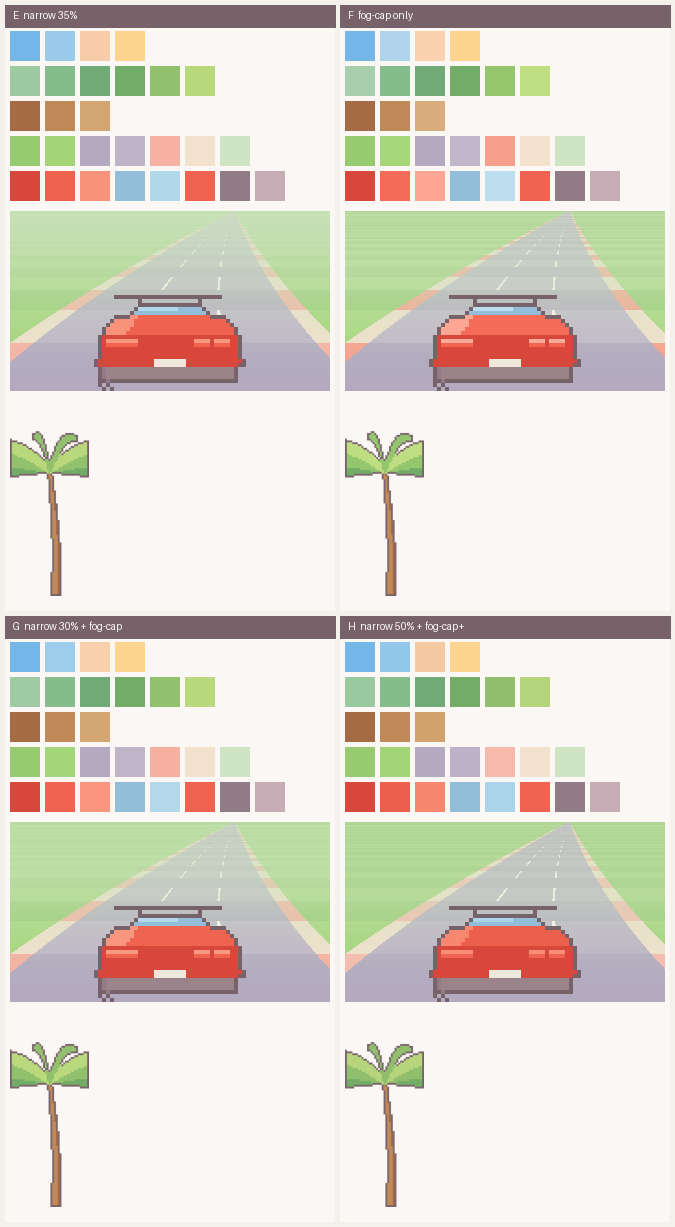

This figure's Python source:
#!/usr/bin/env python3
"""Four follow-up candidates, all starting from C's saturation (+85%). The
complaint was "the pale end is too pale" -- two independent fixes, crossed:

  narrow: pull each colour's light variant toward its dark sibling (in S and
          V), so the light end reads less washed-out without touching the
          already-good dark end.
  fog:    cap how far distance fade can wash a colour toward FOG, instead of
          letting it approach pure FOG colour at the horizon.

E = narrow only   F = fog-cap only   G = both (moderate)   H = both (strong)
"""

import colorsys
import math
import struct
import zlib

from PIL import Image, ImageDraw

BASE = dict(
    INK=(120, 98, 106), INK2=(154, 132, 138),
    SKY_TOP=(172, 206, 232), SKY_MID=(206, 224, 236), SKY_LOW=(250, 230, 212),
    CLOUD=(253, 248, 244), SUN=(253, 232, 196),
    HILL_FAR=(188, 206, 190), HILL_NEAR=(160, 188, 164), TREELINE=(140, 170, 144),
    LEAF_D=(142, 172, 136), LEAF_M=(172, 198, 152), LEAF_L=(206, 222, 174),
    WOOD_D=(164, 134, 114), WOOD_M=(192, 164, 138), WOOD_L=(216, 194, 168),
    ROAD_L=(198, 194, 202), ROAD_D=(186, 182, 192),
    GRASS_L=(190, 216, 168), GRASS_D=(176, 204, 156),
    RUMBLE_L=(248, 202, 192), RUMBLE_D=(242, 234, 224),
    LANE=(252, 248, 242), FOG=(218, 228, 212),
    CORAL=(244, 172, 162), CORAL_D=(216, 140, 134), CORAL_L=(252, 208, 198),
    GLASS=(214, 230, 238), GLASS_D=(182, 204, 218),
    LAMP=(240, 166, 156), LAMP_L=(250, 210, 200),
    TYRE=(144, 134, 140), TYRE_D=(120, 110, 118),
    CREAM=(250, 242, 228), PLATE=(238, 232, 220), SHADOW=(198, 186, 190),
)
NO_BOOST = {"INK", "INK2", "CLOUD", "LANE", "CREAM", "PLATE"}
SAT_K = 0.85  # candidate C's level, fixed for all 4 here

# (dark_key, light_key) pairs -- pull light toward dark by `narrow` fraction
PAIRS = [
    ("SKY_TOP", "SKY_MID"), ("SKY_MID", "SKY_LOW"),
    ("HILL_NEAR", "HILL_FAR"),
    ("LEAF_D", "LEAF_M"), ("LEAF_M", "LEAF_L"),
    ("WOOD_M", "WOOD_L"),
    ("GRASS_D", "GRASS_L"),
    ("ROAD_D", "ROAD_L"),
    ("RUMBLE_D", "RUMBLE_L"),
    ("CORAL_D", "CORAL"), ("CORAL", "CORAL_L"),
    ("GLASS_D", "GLASS"),
    ("LAMP", "LAMP_L"),
]

CANDIDATES = [
    ("E  narrow 35%", dict(narrow=0.35, fog_floor=0.0)),
    ("F  fog-cap only", dict(narrow=0.0, fog_floor=0.45)),
    ("G  narrow 30% + fog-cap", dict(narrow=0.30, fog_floor=0.35)),
    ("H  narrow 50% + fog-cap+", dict(narrow=0.50, fog_floor=0.55)),
]


def hboost(c, k):
    r, g, b = c
    h, s, v = colorsys.rgb_to_hsv(r / 255, g / 255, b / 255)
    s = min(1.0, s * (1 + k) + 0.02)
    r2, g2, b2 = colorsys.hsv_to_rgb(h, s, v)
    return (r2 * 255, g2 * 255, b2 * 255)


def narrow_toward(light_c, dark_c, amount):
    """Pull light_c's S and V toward dark_c's, keep light_c's hue."""
    lh, ls, lv = colorsys.rgb_to_hsv(*(x / 255 for x in light_c))
    _, ds, dv = colorsys.rgb_to_hsv(*(x / 255 for x in dark_c))
    ns = ls + (ds - ls) * amount
    nv = lv + (dv - lv) * amount * 0.6  # value less aggressively (avoid muddying)
    r, g, b = colorsys.hsv_to_rgb(lh, min(1.0, ns), nv)
    return (round(r * 255), round(g * 255), round(b * 255))


def palette_for(narrow):
    pal = {name: (tuple(round(x) for x in c) if name in NO_BOOST else tuple(round(x) for x in hboost(c, SAT_K)))
           for name, c in BASE.items()}
    if narrow > 0:
        for dark_key, light_key in PAIRS:
            pal[light_key] = narrow_toward(pal[light_key], pal[dark_key], narrow)
    return pal


ROW_KEYS = [
    ["SKY_TOP", "SKY_MID", "SKY_LOW", "SUN"],
    ["HILL_FAR", "HILL_NEAR", "TREELINE", "LEAF_D", "LEAF_M", "LEAF_L"],
    ["WOOD_D", "WOOD_M", "WOOD_L"],
    ["GRASS_D", "GRASS_L", "ROAD_D", "ROAD_L", "RUMBLE_L", "RUMBLE_D", "FOG"],
    ["CORAL_D", "CORAL", "CORAL_L", "GLASS_D", "GLASS", "LAMP", "TYRE", "SHADOW"],
]


class Img:
    def __init__(self, w, h):
        self.w, self.h = w, h
        self.px = bytearray(w * h * 4)

    def set(self, x, y, c):
        x, y = int(x), int(y)
        if 0 <= x < self.w and 0 <= y < self.h:
            i = (y * self.w + x) * 4
            self.px[i : i + 4] = bytes((c[0], c[1], c[2], 255))

    def rect(self, x, y, w, h, c):
        for yy in range(int(y), int(y + h)):
            for xx in range(int(x), int(x + w)):
                self.set(xx, yy, c)


class Pen:
    def __init__(self, w, h, p):
        self.w, self.h, self.p = w, h, p
        self.gw, self.gh = -(-w // p), -(-h // p)
        self.g = [None] * (self.gw * self.gh)

    def s(self, x, y, c):
        x, y = int(x), int(y)
        if 0 <= x < self.gw and 0 <= y < self.gh:
            self.g[y * self.gw + x] = c

    def at(self, x, y):
        if 0 <= x < self.gw and 0 <= y < self.gh:
            return self.g[int(y) * self.gw + int(x)]
        return None

    def rect(self, x, y, w, h, c):
        for yy in range(int(y), int(y + h)):
            for xx in range(int(x), int(x + w)):
                self.s(xx, yy, c)

    def trap(self, y0, xl0, xr0, y1, xl1, xr1, c):
        y0, y1 = int(y0), int(y1)
        if y1 <= y0:
            return
        for y in range(y0, y1):
            t = (y - y0) / (y1 - y0)
            for x in range(int(round(xl0 + (xl1 - xl0) * t)), int(round(xr0 + (xr1 - xr0) * t))):
                self.s(x, y, c)

    def poly(self, pts, c):
        ys = [p[1] for p in pts]
        for y in range(int(min(ys)), int(max(ys)) + 1):
            xs = []
            for i in range(len(pts)):
                x1, y1 = pts[i]
                x2, y2 = pts[(i + 1) % len(pts)]
                if (y1 <= y < y2) or (y2 <= y < y1):
                    xs.append(x1 + (y - y1) * (x2 - x1) / (y2 - y1))
            xs.sort()
            for i in range(0, len(xs) - 1, 2):
                for x in range(int(xs[i]), int(xs[i + 1]) + 1):
                    self.s(x, y, c)

    def dither(self, x, y, w, h, c, phase=0):
        for yy in range(int(y), int(y + h)):
            for xx in range(int(x), int(x + w)):
                if (xx + yy + phase) % 2 == 0:
                    self.s(xx, yy, c)

    def outline_in(self, c):
        edge = []
        for y in range(self.gh):
            for x in range(self.gw):
                if self.at(x, y) is None:
                    continue
                for dx, dy in ((1, 0), (-1, 0), (0, 1), (0, -1)):
                    nx, ny = x + dx, y + dy
                    if not (0 <= nx < self.gw and 0 <= ny < self.gh) or self.at(nx, ny) is None:
                        edge.append((x, y))
                        break
        for x, y in edge:
            self.s(x, y, c)

    def img(self):
        im = Img(self.w, self.h)
        for gy in range(self.gh):
            for gx in range(self.gw):
                c = self.g[gy * self.gw + gx]
                if c is not None:
                    im.rect(gx * self.p, gy * self.p, self.p, self.p, c)
        return im


def car_ferrari(pal, w=80, h=56, p=2):
    body, body_d, body_l = pal["CORAL"], pal["CORAL_D"], pal["CORAL_L"]
    pen = Pen(w, h, p)
    gw, gh = pen.gw, pen.gh
    ground = gh - 2
    tyre_top = ground - 4
    panel = int(gh * 0.50)
    deck = int(gh * 0.34)
    wing = int(gh * 0.16)
    pen.rect(gw * 0.06, tyre_top, gw * 0.13, ground - tyre_top, pal["TYRE"])
    pen.rect(gw * 0.81, tyre_top, gw * 0.13, ground - tyre_top, pal["TYRE"])
    pen.rect(gw * 0.16, wing, gw * 0.68, 1.6, body_l)
    pen.rect(gw * 0.30, wing + 1, 1.4, deck - wing, body_d)
    pen.rect(gw * 0.68, wing + 1, 1.4, deck - wing, body_d)
    pen.trap(wing + 2, gw * 0.30, gw * 0.70, deck, gw * 0.24, gw * 0.76, pal["GLASS_D"])
    pen.trap(wing + 2, gw * 0.31, gw * 0.55, deck - 1, gw * 0.25, gw * 0.53, pal["GLASS"])
    pen.trap(deck, gw * 0.14, gw * 0.86, panel, gw * 0.05, gw * 0.95, body)
    pen.trap(deck, gw * 0.14, gw * 0.30, panel, gw * 0.05, gw * 0.22, body_l)
    pen.trap(panel, gw * 0.05, gw * 0.95, tyre_top, gw * 0.03, gw * 0.97, body_d)
    ly = panel + 1
    for lx in (gw * 0.10, gw * 0.22, gw * 0.66, gw * 0.78):
        pen.rect(lx, ly, gw * 0.10, 2, pal["LAMP"])
        pen.rect(lx, ly, gw * 0.10, 1, pal["LAMP_L"])
    pen.trap(tyre_top, gw * 0.10, gw * 0.90, ground, gw * 0.12, gw * 0.88, pal["INK2"])
    pen.rect(gw * 0.40, tyre_top - 2, gw * 0.20, 2, pal["PLATE"])
    pen.dither(gw * 0.06, ground, gw * 0.06 + 2, 2, pal["SHADOW"])
    pen.outline_in(pal["INK"])
    return pen.img()


def palm_tree(pal, w=215, h=540, p=5):
    pen = Pen(w, h, p)
    gw, gh = pen.gw, pen.gh
    cx = gw / 2
    crown_y = gh * 0.36
    for gy in range(int(crown_y), gh):
        t = (gy - crown_y) / (gh - crown_y)
        bend = math.sin(t * 2.0) * (gw * 0.09)
        tw = 2.0 + t * 3.4
        x0 = cx + bend - tw / 2
        for gx in range(int(x0), int(x0 + tw) + 1):
            pen.s(gx, gy, pal["WOOD_M"] if gx < x0 + tw * 0.55 else pal["WOOD_D"])
    top_x, top_y = cx, crown_y
    fronds = [
        (-1.52, 0.60, pal["LEAF_D"]), (1.52, 0.60, pal["LEAF_D"]),
        (-1.12, 0.56, pal["LEAF_M"]), (1.12, 0.56, pal["LEAF_M"]),
        (-0.66, 0.48, pal["LEAF_L"]), (0.68, 0.48, pal["LEAF_L"]),
        (-0.14, 0.40, pal["LEAF_M"]), (0.24, 0.40, pal["LEAF_M"]),
    ]
    for ang, ln, col in fronds:
        n = 8
        ribs = []
        for i in range(n + 1):
            t = i / n
            r = ln * gh * t
            x = top_x + math.cos(ang - math.pi / 2) * r * 1.45
            y = top_y + math.sin(ang - math.pi / 2) * r + t * t * ln * gh * 0.6
            ribs.append((x, y))
        thick = [0.7 + (1 - abs(i / n - 0.35)) * 3.2 for i in range(n + 1)]
        pts = [(x, y - thick[i]) for i, (x, y) in enumerate(ribs)]
        pts += [(x, y + thick[i]) for i, (x, y) in reversed(list(enumerate(ribs)))]
        pen.poly(pts, col)
    pen.outline_in(pal["INK"])
    return pen.img()


def lerp(a, b, t):
    return tuple(int(a[i] + (b[i] - a[i]) * t) for i in range(3))


def mock_strip(pal, fog_floor, W=320, H=180):
    im = Img(W, H)
    lanes = 3
    curve = 0.4
    for y in range(H):
        t = (y + 1) / H
        raw_fog = math.exp(-((1 - t) ** 2) * 2.0)
        fog = max(raw_fog, fog_floor)
        cx = W / 2 + curve * (1 - t) ** 2 * W * 0.5
        hw = W * 0.6 * t
        rw = hw / max(6, 2 * lanes)
        lw = hw / max(32, 8 * lanes)
        dark = int((1 / t) * 2.2) % 2 == 0
        road = pal["ROAD_D"] if dark else pal["ROAD_L"]
        grass = pal["GRASS_D"] if dark else pal["GRASS_L"]
        rumble = pal["RUMBLE_L"] if dark else pal["RUMBLE_D"]
        for x in range(W):
            c = grass
            if cx - hw - rw <= x < cx + hw + rw:
                c = rumble
            if cx - hw <= x < cx + hw:
                c = road
            if not dark:
                for i in range(1, lanes):
                    lx = cx - hw + (2 * hw) * i / lanes
                    if lx - lw / 2 <= x < lx + lw / 2:
                        c = pal["LANE"]
            im.set(x, y, lerp(c, pal["FOG"], 1 - fog))
    # skyline strip above road, faded with the same floor so the join reads
    for y in range(0, 0):
        pass
    car = car_ferrari(pal)
    dw, dh = car.w * 2, car.h * 2
    ox, oy = (W - dw) // 2, H - dh
    for y in range(car.h):
        for x in range(car.w):
            i = (y * car.w + x) * 4
            a = car.px[i + 3]
            if a:
                p = tuple(car.px[i : i + 4])
                for yy in range(2):
                    for xx in range(2):
                        im.set(ox + x * 2 + xx, oy + y * 2 + yy, p)
    return im


def main():
    SW, GAP = 30, 5
    row_h = SW + GAP
    strip_w, strip_h = 320, 180
    palm_h = 200

    card_w = max(9 * (SW + GAP), strip_w) + GAP * 2
    card_h = 26 + len(ROW_KEYS) * row_h + GAP * 2 + strip_h + GAP + palm_h + GAP * 2

    sheet = Image.new("RGBA", (card_w * 2 + GAP * 3, card_h * 2 + GAP * 3), (244, 240, 236, 255))

    for idx, (label, opts) in enumerate(CANDIDATES):
        pal = palette_for(opts["narrow"])
        card = Image.new("RGBA", (card_w, card_h), (250, 247, 244, 255))
        y = 26
        for keys in ROW_KEYS:
            x = GAP
            for key in keys:
                c = pal[key]
                for yy in range(y, y + SW):
                    for xx in range(x, x + SW):
                        card.putpixel((xx, yy), c + (255,))
                x += SW + GAP
            y += row_h
        y += GAP
        strip_im = mock_strip(pal, opts["fog_floor"], strip_w, strip_h)
        strip_png = Image.frombytes("RGBA", (strip_im.w, strip_im.h), bytes(strip_im.px))
        card.alpha_composite(strip_png, (GAP, y))
        y += strip_h + GAP
        palm = palm_tree(pal)
        palm_png = Image.frombytes("RGBA", (palm.w, palm.h), bytes(palm.px)).resize(
            (int(palm.w * palm_h / palm.h), palm_h)
        )
        card.alpha_composite(palm_png, (GAP, y))

        cx = (idx % 2) * (card_w + GAP) + GAP
        cy = (idx // 2) * (card_h + GAP) + GAP
        sheet.alpha_composite(card, (cx, cy))
        d = ImageDraw.Draw(sheet)
        d.rectangle([cx, cy, cx + card_w, cy + 22], fill=(120, 98, 106, 255))
        d.text((cx + 8, cy + 4), label, fill=(250, 247, 244, 255))

    sheet.save("swatch5.png")
    print("wrote swatch5.png", sheet.size)


main()
